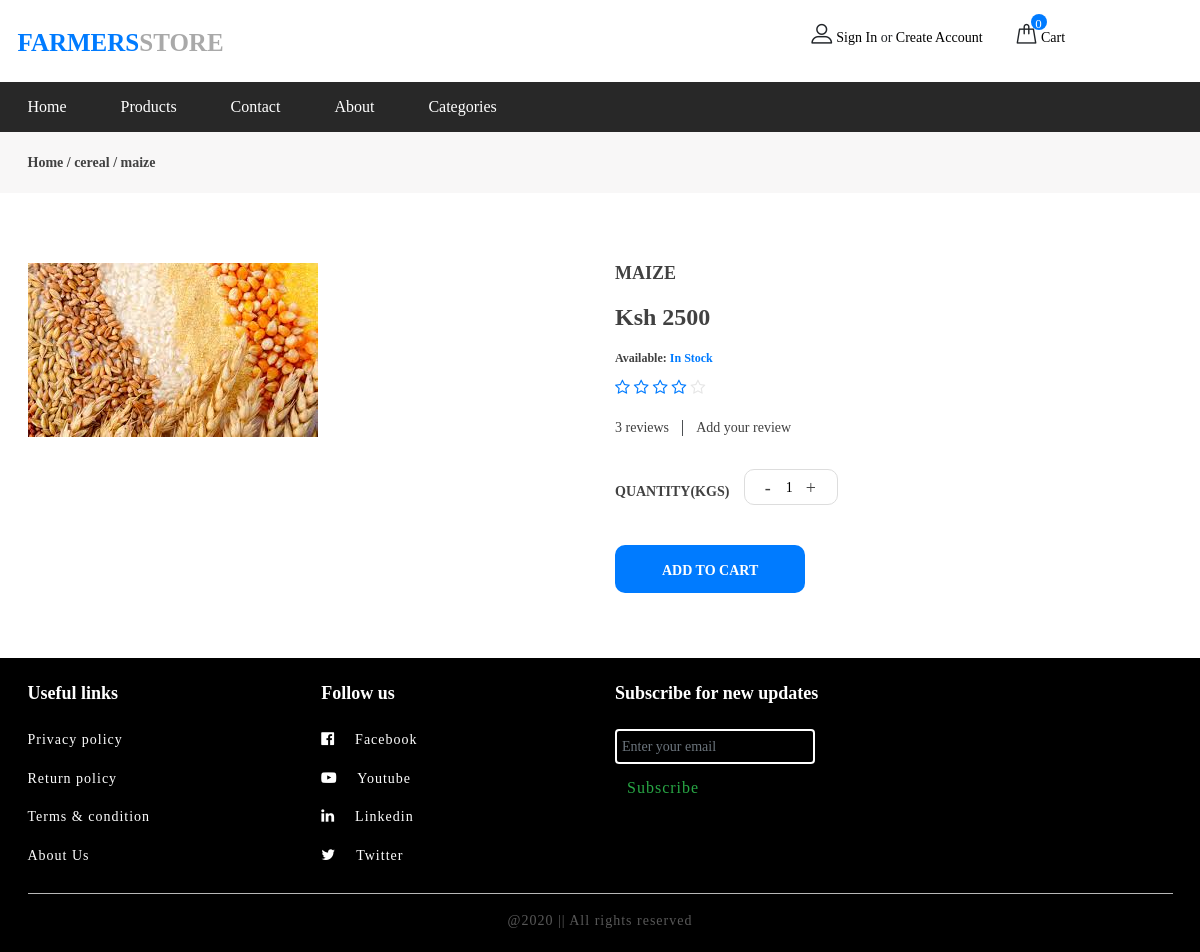
Screenshot of /product.php?id=1 with the database file from the repository.
### tables this page shows
CREATE TABLE `category` (
  `id` int(11) NOT NULL,
  `name` varchar(255) NOT NULL
);

CREATE TABLE `products` (
  `product_id` int(11) NOT NULL,
  `category_id` int(11) NOT NULL,
  `product_name` varchar(255) NOT NULL,
  `price` varchar(255) NOT NULL,
  `photo` varchar(255) NOT NULL,
  `vendor_id` int(11) NOT NULL
);

### product.php (the view, shortened to what this page needs)
<?php
include 'includes/header.php';
include 'includes/navbar.php';
?>
<?php
$proid = $_GET['id'];
$query = mysqli_query($con, "SELECT * FROM products WHERE product_id = $proid") or die(mysqli_error());
$fetch = mysqli_fetch_array($query);
$proname = $fetch['product_name'];
$catid = $fetch['category_id'];
$price = $fetch['price'];
$photo = $fetch['photo'];
?>
    <div class="page-top-info">
        <div class="container">
            <div class="site-pagination">
                <?php
                $sql = mysqli_query($con,"SELECT * FROM category WHERE id = $catid") or die(mysqli_error());
                $row = mysqli_fetch_array($sql);
                $catname = $row['name'];
                echo"
                    <a href=\"index.php\">Home</a> /
                    <a href=\"category.php?id=$catid\">$catname</a> /  $proname
                "
                ?>
            </div>
        </div>
    </div>
    <section class="product-section">
        <div class="container">
            <div class="row">
                <div class="col-lg-6">
                    <div class="product-pic-zoom">
                        <img class="product-big-img" src="images/<?php echo $photo ?>" alt="">
                    </div>
                </div>
                <div class="col-lg-6 product-details">
                    <h2 class="p-title"><?php echo $proname ?></h2>
                    <h3 class="p-price">Ksh <?php echo $price ?></h3>
                    <h4 class="p-stock">Available: <span>In Stock</span></h4>
                    <div class="p-rating">
                        <i class="fa fa-star-o"></i>
                        <i class="fa fa-star-o"></i>
                        <i class="fa fa-star-o"></i>
                        <i class="fa fa-star-o"></i>
                        <i class="fa fa-star-o fa-fade"></i>
                    </div>
                    <div class="p-review">
                        <a href="">3 reviews</a>|<a href="">Add your review</a>
                    </div>
                    <form action="action.php" method="post">
                        <div class="quantity">
                            <p>Quantity(kgs)</p>
                            <div class="pro-qty">
                                <input type="text" name="quantity" value="1">
                            </div>
                        </div>
                        <button type="submit" name="addtocart" class="site-btn">ADD TO CART</button>
                    </form>
                </div>
            </div>
        </div>
    </section>
<?php
include 'includes/footer.php';
include 'includes/scripts.php';

### css/style.css (style rules this page uses)
html, body { height: 100%; font-family: 'candara'; -webkit-font-smoothing: antialiased; font-smoothing: antialiased; }
h1, h2, h3, h4, h5, h6 { margin: 0; color: #111111; font-weight: 600; }
h2 { font-size: 36px; }
h3 { font-size: 30px; }
h4 { font-size: 24px; }
p { font-size: 14px; color: #585858; line-height: 1.6; }
img { max-width: 100%; }
.site-btn { display: inline-block; border: none; font-size: 14px; font-weight: 600; min-width: 167px; padding: 18px 47px 14px; border-radius: 10px; text-transform: uppercase; background: #007bff; color: #fff; line-height: normal; cursor: pointer; text-align: center; }
.page-top-info { background: #f8f7f7; padding: 20px 0 20px; }
.site-pagination { font-size: 14px; font-weight: 600; color: #414141; }
.site-pagination a { display: inline-block; font-size: 14px; color: #414141; }
.product-section { padding-top: 70px; padding-bottom: 65px; }
.product-pic-zoom { margin-bottom: 35px; }
.product-details .p-title { font-size: 18px; font-weight: 700; color: #414141; text-transform: uppercase; margin-bottom: 18px; }
.product-details .p-price { font-size: 24px; color: #414141; font-weight: 700; margin-bottom: 20px; }
.product-details .p-stock { font-size: 12px; color: #000; font-weight: 700; color: #414141; margin-bottom: 10px; }
.product-details .p-stock span { color: #007bff; }
.product-details .p-rating { margin-bottom: 15px; }
.product-details .p-rating i { color: #007bff; }
.product-details .p-rating i.fa-fade { color: #e6e6e6; }
.product-details .p-review { margin-bottom: 30px; }
.product-details .p-review a { color: #414141; font-size: 14px; margin-right: 12px; margin-left: 12px; }
.product-details .p-review a:first-child { margin-left: 0; }
.product-details .site-btn { min-width: 190px; }
.quantity { display: -webkit-box; display: -ms-flexbox; display: flex; -ms-flex-wrap: wrap; flex-wrap: wrap; -webkit-box-align: center; -ms-flex-align: center; align-items: center; margin-bottom: 40px; }
.quantity p { float: left; margin-right: 15px; text-transform: uppercase; font-weight: 700; color: #414141; padding-top: 10px; margin-bottom: 0; }
.quantity .pro-qty { width: 94px; height: 36px; border: 1px solid #ddd; padding: 0 15px; border-radius: 10px; float: left; }
.quantity .pro-qty input { width: 28px; float: left; border: none; height: 36px; line-height: 40px; padding: 0; font-size: 14px; text-align: center; background-color: transparent; }
@media (min-width: 1200px) { .container { max-width: 1175px; } }

### rows the page displays
category: name "cereal"
products: product_name "maize", photo (picture), product_name "MAIZE", price "2500"
